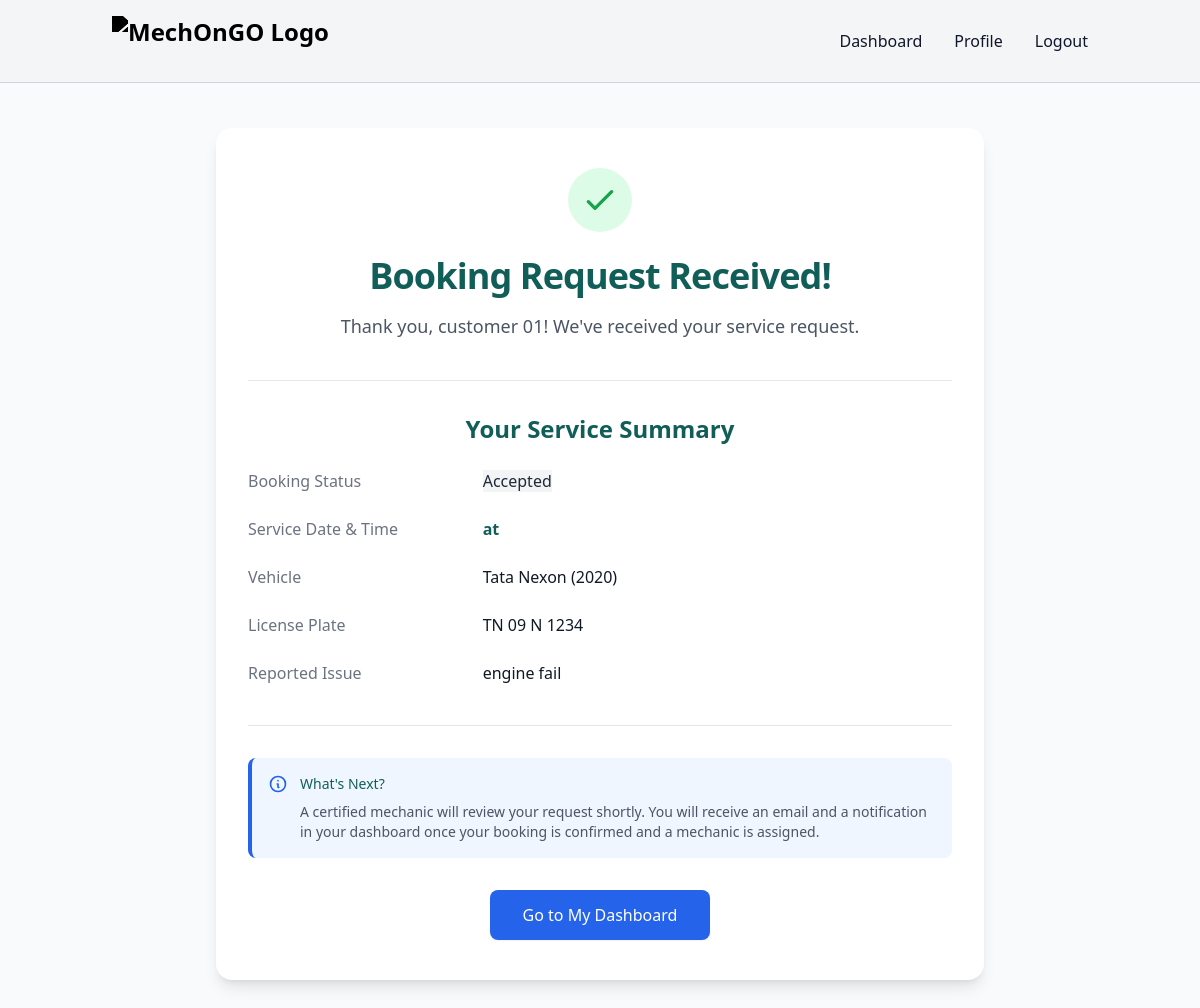
The page /customer/booking-confirmation/35/ (signed in) on the database its author committed.
### main/models.py (models this page shows, shortened)
class ServiceRequest(models.Model):
    STATUS_CHOICES = [
        ('pending', 'Pending'),
        ('accepted', 'Accepted'),
        ('declined', 'Declined'),
        ('completed', 'Completed'),
    ]
    PAYMENT_METHOD_CHOICES = [
        ('cash', 'Cash on Hand'),
        ('online', 'Online Payment'),
    ]
    customer = models.ForeignKey(User, on_delete=models.CASCADE, related_name='service_requests')
    mechanic = models.ForeignKey(User, on_delete=models.SET_NULL, null=True, blank=True, related_name='assigned_requests')
    issue_description = models.TextField(blank=True, null=True)
    vehicle_type = models.CharField(max_length=100, blank=True, null=True)
    vehicle_make = models.CharField(max_length=50, blank=True, null=True)
    vehicle_model = models.CharField(max_length=50, blank=True, null=True)
    vehicle_year = models.IntegerField(blank=True, null=True)
    vehicle_number = models.CharField(max_length=20, blank=True, null=True)
    vehicle_license = models.CharField(max_length=20, blank=True, null=True)
    preferred_datetime = models.DateTimeField(blank=True, null=True)
    estimated_cost = models.DecimalField(max_digits=10, decimal_places=2, null=True, blank=True)
    status = models.CharField(max_length=20, choices=STATUS_CHOICES, default='pending')
    created_at = models.DateTimeField(auto_now_add=True)
    phone_number = models.CharField(max_length=20, blank=True, null=True)
    otp = models.CharField(max_length=8, null=True, blank=True)
    otp_created_at = models.DateTimeField(null=True, blank=True)
    location = models.CharField(max_length=255, blank=True, null=True)
    additional_notes = models.TextField(blank=True)
    payment_method = models.CharField(max_length=20, choices=PAYMENT_METHOD_CHOICES, default='cash')

### main/views.py (the view)
# urls.py: path('customer/booking-confirmation/<int:booking_id>/', views.booking_confirmation, name='booking_confirmation'),
@login_required
def booking_confirmation(request, booking_id):
    if not request.user.is_authenticated or request.user.profile.is_mechanic:
        logger.warning(f"Unauthorized access to booking_confirmation by {request.user.username if request.user.is_authenticated else 'anonymous'}")
        return redirect('home')
    try:
        booking = ServiceRequest.objects.get(id=booking_id, customer=request.user)
        job = booking.jobs.first()
        return render(request, 'Customer/booking_confirmation.html', {
            'booking': booking,
            'job': job
        })
    except ServiceRequest.DoesNotExist:
        logger.warning(f"Booking {booking_id} not found for user {request.user.username}")
        return redirect('home')

### main/templates/Customer/booking_confirmation.html (shortened to what this page needs)
{% extends 'general/base.html' %}
{% load static %}
{% block content %}
<div class="min-h-screen gradient-bg py-12 px-4 sm:px-6 lg:px-8 animate__animated animate__fadeIn">
    <div class="max-w-3xl mx-auto">
        <div class="bg-white rounded-2xl shadow-lg card-hover overflow-hidden animate__animated animate__fadeInUp">
            <div class="px-8 py-10">
                <div class="text-center mb-10">
                    <div class="mx-auto flex items-center justify-center h-16 w-16 rounded-full bg-green-100 mb-6">
                        <svg class="h-10 w-10 text-green-600" xmlns="http://www.w3.org/2000/svg" fill="none" viewBox="0 0 24 24" stroke="currentColor">
                            <path stroke-linecap="round" stroke-linejoin="round" stroke-width="2" d="M5 13l4 4L19 7" />
                        </svg>
                    </div>
                    <h1 class="text-4xl font-bold text-teal-800 tracking-tight">Booking Request Received!</h1>
                    <p class="mt-4 text-lg text-gray-600">Thank you, {{ user.get_full_name|default:user.username }}! We've received your service request.</p>
                </div>
                <div class="border-t border-gray-200 pt-8">
                    <h2 class="text-2xl font-semibold text-teal-800 mb-6 text-center">Your Service Summary</h2>
                    <dl class="space-y-6">
                        <div class="flex flex-col sm:flex-row">
                            <dt class="sm:w-1/3 text-base font-medium text-gray-500">Booking Status</dt>
                            <dd class="mt-1 sm:mt-0 sm:w-2/3 text-base text-gray-900">
                                {% if booking.status == 'pending' %}
                                    <span class="badge bg-yellow-100 text-yellow-800">
                                        <svg class="w-4 h-4 mr-1.5" fill="none" viewBox="0 0 24 24" stroke="currentColor">
                                            <path stroke-linecap="round" stroke-linejoin="round" stroke-width="2" d="M12 8v4l3 3m6-3a9 9 0 11-18 0 9 9 0 0118 0z" />
                                        </svg>
                                        Pending Confirmation
                                    </span>
                                {% elif booking.status == 'cancelled' %}
                                    <span class="badge bg-red-100 text-red-800">Cancelled</span>
                                {% else %}
                                    <span class="badge bg-gray-100 text-gray-800">{{ booking.status|title }}</span>
                                {% endif %}
                            </dd>
                        </div>
                        <div class="flex flex-col sm:flex-row">
                            <dt class="sm:w-1/3 text-base font-medium text-gray-500">Service Date & Time</dt>
                            <dd class="mt-1 sm:mt-0 sm:w-2/3 text-base font-semibold text-teal-800">{{ booking.preferred_date|date:"F j, Y" }} at {{ booking.preferred_time|time:"g:i A" }}</dd>
                        </div>
                        <div class="flex flex-col sm:flex-row">
                            <dt class="sm:w-1/3 text-base font-medium text-gray-500">Vehicle</dt>
                            <dd class="mt-1 sm:mt-0 sm:w-2/3 text-base text-gray-900">{{ booking.vehicle_make }} {{ booking.vehicle_model }} ({{ booking.vehicle_year }})</dd>
                        </div>
                        <div class="flex flex-col sm:flex-row">
                            <dt class="sm:w-1/3 text-base font-medium text-gray-500">License Plate</dt>
                            <dd class="mt-1 sm:mt-0 sm:w-2/3 text-base text-gray-900">{{ booking.vehicle_license }}</dd>
                        </div>
                        <div class="flex flex-col sm:flex-row">
                            <dt class="sm:w-1/3 text-base font-medium text-gray-500">Reported Issue</dt>
                            <dd class="mt-1 sm:mt-0 sm:w-2/3 text-base text-gray-900">{{ booking.issue_description }}</dd>
                        </div>
                    </dl>
                </div>
                <div class="mt-10 border-t border-gray-200 pt-8">
                    <div class="bg-blue-50 border-l-4 border-blue-600 p-4 rounded-lg card-hover">
                        <div class="flex">
                            <div class="flex-shrink-0">
                                <svg class="h-5 w-5 text-blue-600" xmlns="http://www.w3.org/2000/svg" fill="none" viewBox="0 0 24 24" stroke="currentColor">
                                    <path stroke-linecap="round" stroke-linejoin="round" stroke-width="2" d="M13 16h-1v-4h-1m1-4h.01M21 12a9 9 0 11-18 0 9 9 0 0118 0z" />
                                </svg>
                            </div>
                            <div class="ml-3">
                                <h3 class="text-sm font-medium text-teal-800">What's Next?</h3>
                                <div class="mt-2 text-sm text-gray-600">
                                    <p>A certified mechanic will review your request shortly. You will receive an email and a notification in your dashboard once your booking is confirmed and a mechanic is assigned.</p>
                                </div>
                            </div>
                        </div>
                    </div>
                    <div class="mt-8 flex justify-center">
                        <a href="{% url 'customer_dashboard' %}" class="inline-flex items-center px-8 py-3 border border-transparent text-base font-medium rounded-lg shadow-sm text-white bg-blue-600 hover:bg-blue-700 focus:outline-none focus:ring-2 focus:ring-offset-2 focus:ring-blue-500 transition card-hover">
                            Go to My Dashboard
                        </a>
                    </div>
                </div>
            </div>
        </div>
    </div>
</div>
{% endblock %}

### main/templates/general/base.html (style rules this page uses)
body { font-family: 'Inter', sans-serif; }

### rows shown on the page
ServiceRequest: status "Accepted", vehicle_make "Tata", vehicle_model "Nexon", vehicle_year "2020", vehicle_license "TN 09 N 1234", issue_description "engine fail"

### other values the page prints
{{ user.get_full_name|default:user.username }} "customer 01"
